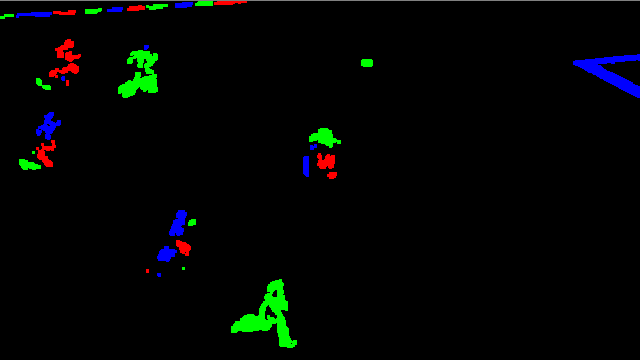
//> input picture OpenCV/cv_cluster/FSIBh.png, 640 x 360 px
$ ./cluster ../FSIBh.png   (built with g++ and OpenCV 4)
//> lines starting //> are read from the running program, lines starting //| are printed output that depends on the picture; after the words box and inside, x2 and y2 are one past the last pixel; in counts of white or black regions, pixels touching at a corner belong together
#include "opencv2/opencv.hpp"
#include <map>
#include <sstream>
#include <iostream>
using namespace std;
using namespace cv;
template <class T>
inline std::string to_string (const T& t)
{
    std::stringstream ss;
    ss << t;
    return ss.str();
}

class DbScan
{
public:
    std::map<int, int> labels;
    vector<Rect>& data;
    int C;
    double eps;
    int mnpts;
    double* dp;
    //memoization table in case of complex dist functions
#define DP(i,j) dp[(data.size()*i)+j]
    DbScan(vector<Rect>& _data,double _eps,int _mnpts):data(_data)
    {
        C=-1;
        for(int i=0;i<data.size();i++)
        {
            labels[i]=-99;
        }
        eps=_eps;
        mnpts=_mnpts;
    }
    void run()
    {
        dp = new double[data.size()*data.size()];
        for(int i=0;i<data.size();i++)
        {
            for(int j=0;j<data.size();j++)
            {
                if(i==j)
                    DP(i,j)=0;
                else
                    DP(i,j)=-1;
            }
        }
        for(int i=0;i<data.size();i++)
        {
            if(!isVisited(i))
            {
                vector<int> neighbours = regionQuery(i);
                if(neighbours.size()<mnpts)
                {
                    labels[i]=-1;//noise
                }else
                {
                    C++;
                    expandCluster(i,neighbours);
                }
            }
        }
        delete [] dp;
    }
    void expandCluster(int p,vector<int> neighbours)
    {
        labels[p]=C;
        for(int i=0;i<neighbours.size();i++)
        {
            if(!isVisited(neighbours[i]))
            {
                labels[neighbours[i]]=C;
                vector<int> neighbours_p = regionQuery(neighbours[i]);
                if (neighbours_p.size() >= mnpts)
                {
                    expandCluster(neighbours[i],neighbours_p);
                }
            }
        }
    }

    bool isVisited(int i)
    {
        return labels[i]!=-99;
    }

    vector<int> regionQuery(int p)
    {
        vector<int> res;
        for(int i=0;i<data.size();i++)
        {
            if(distanceFunc(p,i)<=eps)
            {
                res.push_back(i);
            }
        }
        return res;
    }

    double dist2d(Point2d a,Point2d b)
    {
        return sqrt(pow(a.x-b.x,2) + pow(a.y-b.y,2));
    }

    double distanceFunc(int ai,int bi)
    {
        if(DP(ai,bi)!=-1)
            return DP(ai,bi);
        Rect a = data[ai];
        Rect b = data[bi];
        // [8 lines of commented-out code are left out]
        Point2d tla =Point2d(a.x,a.y);
        Point2d tra =Point2d(a.x+a.width,a.y);
        Point2d bla =Point2d(a.x,a.y+a.height);
        Point2d bra =Point2d(a.x+a.width,a.y+a.height);

        Point2d tlb =Point2d(b.x,b.y);
        Point2d trb =Point2d(b.x+b.width,b.y);
        Point2d blb =Point2d(b.x,b.y+b.height);
        Point2d brb =Point2d(b.x+b.width,b.y+b.height);

        double minDist = 9999999;

        minDist = min(minDist,dist2d(tla,tlb));
        minDist = min(minDist,dist2d(tla,trb));
        minDist = min(minDist,dist2d(tla,blb));
        minDist = min(minDist,dist2d(tla,brb));

        minDist = min(minDist,dist2d(tra,tlb));
        minDist = min(minDist,dist2d(tra,trb));
        minDist = min(minDist,dist2d(tra,blb));
        minDist = min(minDist,dist2d(tra,brb));

        minDist = min(minDist,dist2d(bla,tlb));
        minDist = min(minDist,dist2d(bla,trb));
        minDist = min(minDist,dist2d(bla,blb));
        minDist = min(minDist,dist2d(bla,brb));

        minDist = min(minDist,dist2d(bra,tlb));
        minDist = min(minDist,dist2d(bra,trb));
        minDist = min(minDist,dist2d(bra,blb));
        minDist = min(minDist,dist2d(bra,brb));
        DP(ai,bi)=minDist;
        DP(bi,ai)=minDist;
        return DP(ai,bi);
    }

    vector<vector<Rect> > getGroups()
    {
        vector<vector<Rect> > ret;
        for(int i=0;i<=C;i++)
        {
            ret.push_back(vector<Rect>());
            for(int j=0;j<data.size();j++)
            {
                if(labels[j]==i)
                {
                    ret[ret.size()-1].push_back(data[j]);
                }
            }
        }
        return ret;
    }
};

cv::Scalar HSVtoRGBcvScalar(int H, int S, int V) {

    int bH = H; // H component
    int bS = S; // S component
    int bV = V; // V component
    double fH, fS, fV;
    double fR, fG, fB;
    const double double_TO_BYTE = 255.0f;
    const double BYTE_TO_double = 1.0f / double_TO_BYTE;

    // Convert from 8-bit integers to doubles
    fH = (double)bH * BYTE_TO_double;
    fS = (double)bS * BYTE_TO_double;
    fV = (double)bV * BYTE_TO_double;

    // Convert from HSV to RGB, using double ranges 0.0 to 1.0
    int iI;
    double fI, fF, p, q, t;

    if( bS == 0 ) {
        // achromatic (grey)
        fR = fG = fB = fV;
    }
    else {
        // If Hue == 1.0, then wrap it around the circle to 0.0
        if (fH>= 1.0f)
            fH = 0.0f;

        fH *= 6.0; // sector 0 to 5
        fI = floor( fH ); // integer part of h (0,1,2,3,4,5 or 6)
        iI = (int) fH; // " " " "
        fF = fH - fI; // factorial part of h (0 to 1)

        p = fV * ( 1.0f - fS );
        q = fV * ( 1.0f - fS * fF );
        t = fV * ( 1.0f - fS * ( 1.0f - fF ) );

        switch( iI ) {
        case 0:
            fR = fV;
            fG = t;
            fB = p;
            break;
        case 1:
            fR = q;
            fG = fV;
            fB = p;
            break;
        case 2:
            fR = p;
            fG = fV;
            fB = t;
            break;
        case 3:
            fR = p;
            fG = q;
            fB = fV;
            break;
        case 4:
            fR = t;
            fG = p;
            fB = fV;
            break;
        default: // case 5 (or 6):
            fR = fV;
            fG = p;
            fB = q;
            break;
        }
    }

    // Convert from doubles to 8-bit integers
    int bR = (int)(fR * double_TO_BYTE);
    int bG = (int)(fG * double_TO_BYTE);
    int bB = (int)(fB * double_TO_BYTE);

    // Clip the values to make sure it fits within the 8bits.
    if (bR > 255)
        bR = 255;
    if (bR < 0)
        bR = 0;
    if (bG >255)
        bG = 255;
    if (bG < 0)
        bG = 0;
    if (bB > 255)
        bB = 255;
    if (bB < 0)
        bB = 0;

    // Set the RGB cvScalar with G B R, you can use this values as you want too..
    return cv::Scalar(bB,bG,bR); // R component
}

int main(int argc,char** argv )
{
    Mat im = imread(argv[1],0);
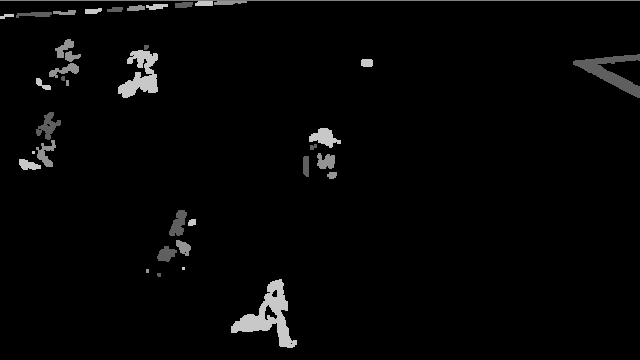
//> im: 360 rows x 640 cols, CV_8UC1; min 0, max 200, mean 5.5
    std::vector<std::vector<cv::Point> > contours;
    std::vector<cv::Vec4i> hierarchy;
    findContours(im.clone(), contours, hierarchy, CV_RETR_LIST, CV_CHAIN_APPROX_SIMPLE);
//> contours = 43 contours, 13 with area under 20; largest, box (x1, y1, x2, y2) and area: (231, 279, 297, 348) 1598, (573, 54, 640, 98) 947, (118, 50, 158, 98) 894, (309, 128, 341, 148) 300, (36, 112, 61, 140) 270
    cout<<"contours.size():" <<contours.size()<<endl;
//| contours.size():43
    vector<Rect> boxes;
    for(size_t i = 0; i < contours.size(); i++)
    {
        Rect r = boundingRect(contours[i]);
        boxes.push_back(r);
        cout<<r<<endl;
    }
//> this loop made 43 passes
//> r on passes 1 to 12: Rect(290, 342, 3, 3), Rect(264, 304, 14, 17), Rect(271, 289, 7, 9), Rect(231, 279, 66, 69), Rect(157, 273, 4, 4), Rect(146, 269, 3, 4), Rect(182, 267, 3, 3), Rect(184, 251, 3, 3), Rect(157, 246, 20, 16), Rect(176, 240, 15, 16), Rect(188, 219, 8, 7), Rect(169, 210, 18, 26)
//| [3 x 3 from (290, 342)]
//| [14 x 17 from (264, 304)]
//| [7 x 9 from (271, 289)]
//| [66 x 69 from (231, 279)]
//| [4 x 4 from (157, 273)]
//| [3 x 4 from (146, 269)]
//| [3 x 3 from (182, 267)]
//| [3 x 3 from (184, 251)]
//> (output is shown up to pass 8 of 43)

    DbScan dbscan(boxes,20,2);
    dbscan.run();
    //done, perform display

    Mat grouped = Mat::zeros(im.size(),CV_8UC3);
    vector<Scalar> colors;
    RNG rng(3);
    for(int i=0;i<=dbscan.C;i++)
    {
        colors.push_back(HSVtoRGBcvScalar(rng(255),255,255));
    }
//> this loop made 8 passes
//> (bH in HSVtoRGBcvScalar, fH in HSVtoRGBcvScalar, fI in HSVtoRGBcvScalar, iI in HSVtoRGBcvScalar, fF in HSVtoRGBcvScalar, q in HSVtoRGBcvScalar, t in HSVtoRGBcvScalar) on passes 1 to 8: (238, 5.6, 5, 5, 0.6, 0.4, 0.6), (233, 5.48, 5, 5, 0.482, 0.518, 0.482), (251, 5.91, 5, 5, 0.906, 0.0941, 0.906), (223, 5.25, 5, 5, 0.247, 0.753, 0.247), (69, 1.62, 1, 1, 0.624, 0.376, 0.624), (218, 5.13, 5, 5, 0.129, 0.871, 0.129), (19, 0.447, 0, 0, 0.447, 0.553, 0.447), (250, 5.88, 5, 5, 0.882, 0.118, 0.882)
    for(int i=0;i<dbscan.data.size();i++)
    {
        Scalar color;
        if(dbscan.labels[i]==-1)
        {
            color=Scalar(128,128,128);
        }else
        {
            int label=dbscan.labels[i];
            color=colors[label];
        }
        putText(grouped,to_string(dbscan.labels[i]),dbscan.data[i].tl(),    FONT_HERSHEY_COMPLEX,.5,color,1);
        drawContours(grouped,contours,i,color,-1);
    }
//> this loop made 43 passes
//> (label, color) on passes 1 to 12: (0, Scalar(102, 0, 255)), (1, Scalar(131, 0, 255)), (1, Scalar(131, 0, 255)), (0, Scalar(102, 0, 255)), (2, Scalar(24, 0, 255)), (2, Scalar(24, 0, 255)), (2, Scalar(24, 0, 255)), (2, Scalar(24, 0, 255)), (2, Scalar(24, 0, 255)), (2, Scalar(24, 0, 255)), (2, Scalar(24, 0, 255)), (2, Scalar(24, 0, 255))
//> pass 2, `putText(grouped,to_string(dbscan.labels[i]),dbscan.data[i].tl(),    FO..`:
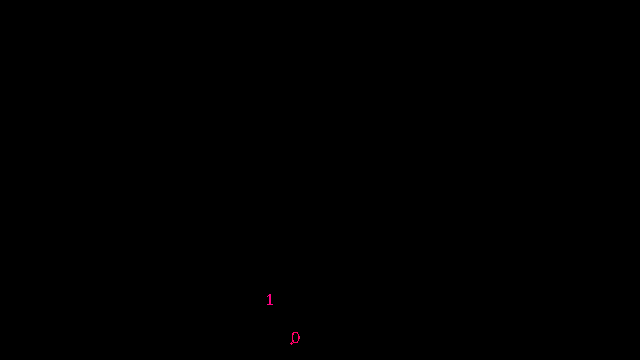
//> grouped: 360 rows x 640 cols, CV_8UC3; mean B, G, R 0, 0, 0.1
//> pass 3, `putText(grouped,to_string(dbscan.labels[i]),dbscan.data[i].tl(),    FO..`:
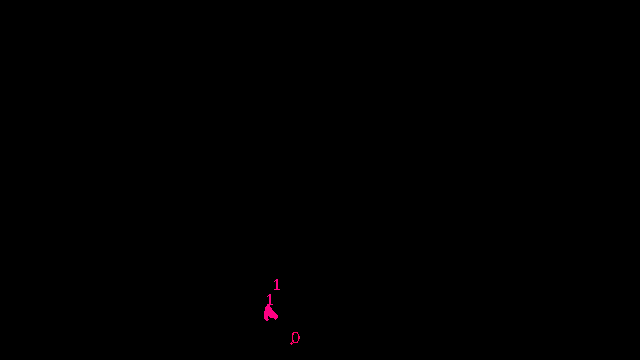
//> grouped: 360 rows x 640 cols, CV_8UC3; 0.07% of pixels changed, all inside (x1, y1, x2, y2) = (264, 279, 280, 321)
//> after the loop:
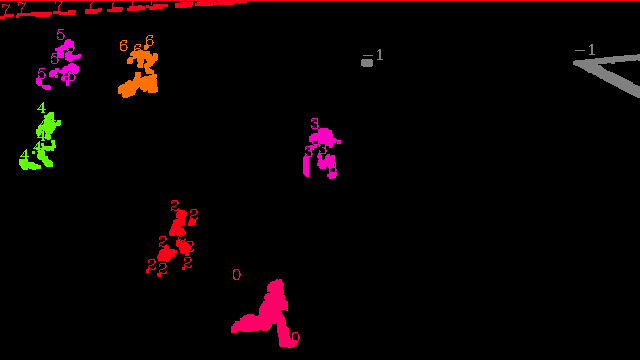
//> grouped: 360 rows x 640 cols, CV_8UC3; 4% of pixels changed, all inside (x1, y1, x2, y2) = (0, 0, 640, 348)

    imshow("grouped",grouped);
    imwrite("../grouped.jpg",grouped);
    waitKey(0);
}
